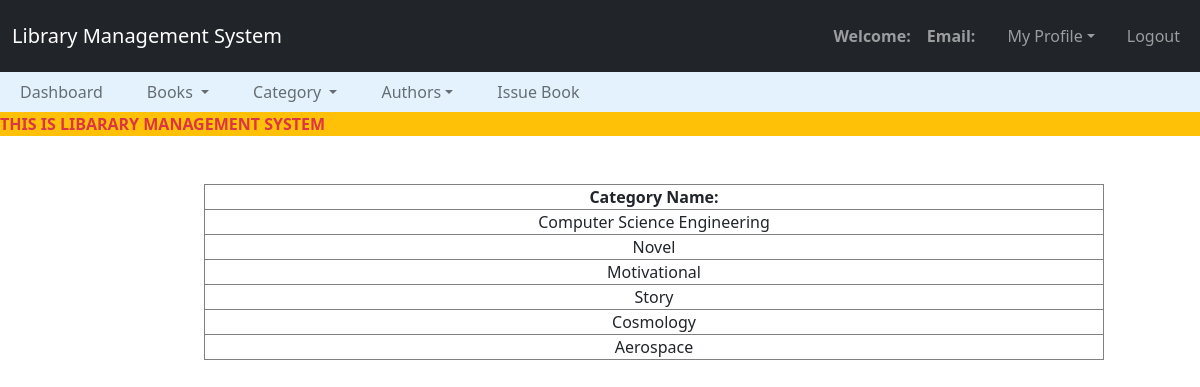
Screenshot of /admin/reg_cat.php with the database file from the repository.
### tables this page shows
CREATE TABLE `category` (
  `cat_id` int(11) NOT NULL,
  `cat_name` varchar(100) NOT NULL
);

### admin/reg_cat.php (the view, shortened to what this page needs)
<?php
    $connection = mysqli_connect("localhost", "root", "");
    $query = "select * from category";
?>
<!DOCTYPE html>
<html lang="en">
<head>
  <link rel="stylesheet" type="text/css" href="../bootstrap-5.0.2-dist/css/bootstrap.min.css">
</head>
<body>
  <nav class="navbar navbar-expand-lg  navbar-expand-sm  navbar-dark bg-dark ">
    <div class="container-fluid">
      <a class="navbar-brand" href="">
        Library Management System
      </a>
      <div class=" collapse navbar-collapse" id="navbarNavDropdown">
        <ul class="navbar-nav ms-auto">
           <li class="nav-item">
             <a class="nav-link"><b>Welcome: <?php echo $_SESSION['name']; ?></b></a>
          </li>
          <li class="nav-item">
             <a class="nav-link"><b>Email: <?php echo $_SESSION['email']; ?></b></a>
          </li>
          <li class="nav-item dropdown">
            <a class="nav-link mx-3 dropdown-toggle" data-bs-toggle="dropdown" href="#">My Profile</a>
          </li>
          <li class="nav-item">
             <a class="nav-link" href="logout.php">Logout</a>
          </li>
      </div>
    </div>
  </nav>
  <nav class="navbar navbar-expand-lg navbar-light" style="background-color: #e3f2fd; padding-top: 0; padding-bottom: 0;">
		<div class="container-fluid">
		    <ul class="nav navbar-nav navbar-center">
		      <li class="nav-item" >
		        <a class="nav-link" href="admin_dashboard.php">Dashboard</a>
		      </li>
		      <li class="nav-item dropdown">
	        	<a class="nav-link dropdown-toggle" data-bs-toggle="dropdown" style="padding-left: 3vw;">Books </a>
		      </li>
		      <li class="nav-item dropdown">
	        	<a class="nav-link dropdown-toggle" data-bs-toggle="dropdown" style="padding-left: 3vw;">Category </a>
		      </li>
		      <li class="nav-item dropdown">
	        	<a class="nav-link dropdown-toggle" data-bs-toggle="dropdown" style="padding-left: 3vw;">Authors</a>
		      </li>
	          <li class="nav-item">
		        <a class="nav-link" href="issue_book.php" style="padding-left: 3vw;">Issue Book</a>
		        </li>
		    </ul>
		</div>
	</nav>
  <div class="bg-warning  text-danger">
    <span>
      <marquee style="font-weight: bolder">THIS IS LIBARARY MANAGEMENT SYSTEM</marquee>
    </span>
  </div>
  <br><br>
  <div class="row">
    <div class="col-lg-2"></div>
    <div class="col-lg-8">
        <form action="">
            <table class="table-bordered" width="900px" style="text-align: center;">
                 <tr>
                    <th>Category Name: </th>
                 </tr>
                 <?php
                 $query_run = mysqli_query($connection, $query);
                 while ($rows = mysqli_fetch_assoc($query_run))
                 {
                    $cat_name = $rows['cat_name'];
                 ?>
                 <tr>
                    <td><?php  echo  $cat_name; ?></td>
                 </tr>
                 <?php
                 }
                 ?>
            </table>
        </form>
    </div>
    <div class="col-lg-2"></div>
  </div>
</body>
</html>

### rows the page displays
category: cat_name "Computer Science Engineering"
category: cat_name "Novel"
category: cat_name "Motivational"
category: cat_name "Story"
category: cat_name "Cosmology"
category: cat_name "Aerospace"
